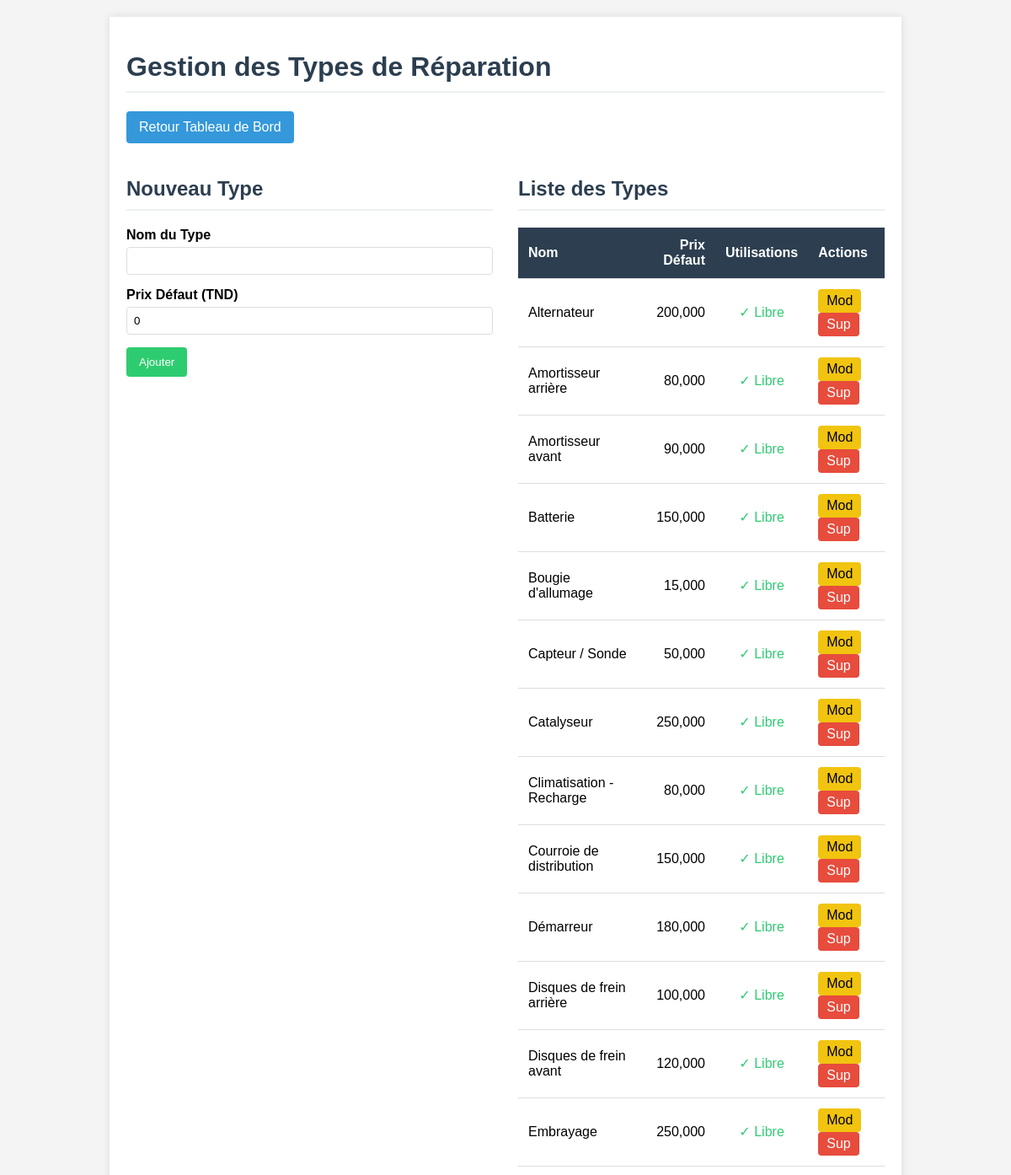
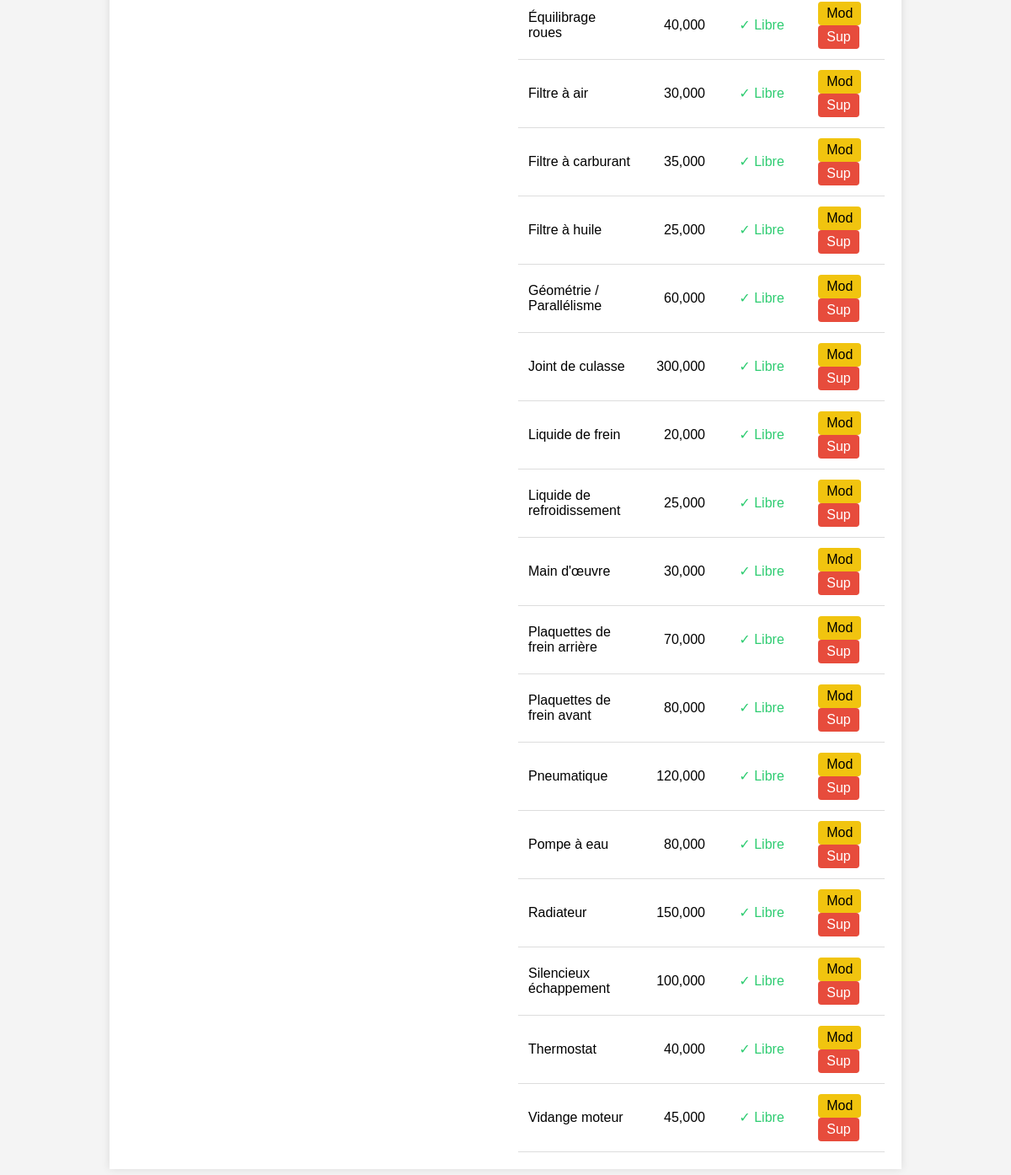
The page /index.php?route=types_create (signed in) on the database its author committed (2 pictures, top to bottom).
### tables this page shows
CREATE TABLE IF NOT EXISTS `repair_types` (
  `id` int(11) NOT NULL AUTO_INCREMENT,
  `name` varchar(100) NOT NULL,
  `default_price` decimal(10,3) DEFAULT 0.000,
  `created_at` timestamp NOT NULL DEFAULT CURRENT_TIMESTAMP,
  PRIMARY KEY (`id`),
  INDEX `idx_name` (`name`)
);

### src/controllers/RepairTypeController.php (called while the page is built, shortened)
<?php
class RepairTypeController {
    private $model;
    public function __construct() {
        $this->model = new RepairType();
    }
    public function create() {
        $types = $this->model->getAll();
        $type = null;
        include 'views/repair_type_form.php';
    }
}

### src/models/Database.php (called while the page is built)
<?php
class Database {
    private static $instance = null;
    private $pdo;
    private function __construct() {
        try {
            $dsn = "mysql:host=" . DB_HOST . ";dbname=" . DB_NAME . ";charset=utf8mb4";
            $this->pdo = new PDO($dsn, DB_USER, DB_PASS);
            $this->pdo->setAttribute(PDO::ATTR_ERRMODE, PDO::ERRMODE_EXCEPTION);
            $this->pdo->setAttribute(PDO::ATTR_DEFAULT_FETCH_MODE, PDO::FETCH_ASSOC);
        } catch (PDOException $e) {
            die("Erreur de connexion : " . $e->getMessage());
        }
    }
    public static function getInstance() {
        if (self::$instance === null) {
            self::$instance = new self();
        }
        return self::$instance;
    }
    public function getConnection() {
        return $this->pdo;
    }
}

### src/models/RepairType.php (called while the page is built, shortened)
<?php
class RepairType {
    private $db;
    public function __construct() {
        $this->db = Database::getInstance()->getConnection();
    }
    public function getAll() {
        $stmt = $this->db->query("SELECT * FROM repair_types ORDER BY name ASC");
        return $stmt->fetchAll();
    }
    public function getUsageCount($id) {
        $stmt = $this->db->prepare("SELECT COUNT(*) as count FROM invoice_lines WHERE repair_type_id = ?");
        $stmt->execute([$id]);
        $result = $stmt->fetch();
        return $result['count'];
    }
}

### src/views/repair_type_form.php (the view, shortened to what this page needs)
<!DOCTYPE html>
<html lang="fr">
<head>
</head>
<body>
    <div class="container">
        <h1>Gestion des Types de Réparation</h1>
        <div class="actions">
            <a href="index.php?route=invoices" class="btn">Retour Tableau de Bord</a>
        </div>
        <div class="form-section">
            <div class="form-panel">
                <h2><?php echo $type ? 'Modifier Type' : 'Nouveau Type'; ?></h2>
                <form method="POST">
                    <div class="form-group">
                        <label>Nom du Type</label>
                        <input type="text" name="name" value="<?php echo $type ? htmlspecialchars($type['name']) : ''; ?>" required>
                    </div>
                    <div class="form-group">
                        <label>Prix Défaut (TND)</label>
                        <input type="number" step="0.001" name="default_price" value="<?php echo $type ? $type['default_price'] : 0; ?>">
                    </div>
                    <button type="submit" class="btn btn-success"><?php echo $type ? 'Modifier' : 'Ajouter'; ?></button>
                </form>
            </div>
            <div class="list-panel">
                <h2>Liste des Types</h2>
                <table>
                    <thead>
                        <tr>
                            <th>Nom</th>
                            <th class="text-right">Prix Défaut</th>
                            <th>Utilisations</th>
                            <th>Actions</th>
                        </tr>
                    </thead>
                    <tbody>
                        <?php if(empty($types)): ?>
                        <tr>
                            <td colspan="4" style="text-align:center;">Aucun type enregistré</td>
                        </tr>
                        <?php else: ?>
                            <?php foreach ($types as $t):
                                $usageCount = $this->model->getUsageCount($t['id']);
                            ?>
                            <tr>
                                <td><?php echo htmlspecialchars($t['name']); ?></td>
                                <td class="text-right"><?php echo number_format($t['default_price'], 3, ',', ' '); ?></td>
                                <td style="text-align: center;">
                                    <?php if($usageCount > 0): ?>
                                        <span style="background: #ffc107; padding: 3px 8px; border-radius: 3px; font-size: 11px;">
                                            🔗 <?php echo $usageCount; ?>
                                        </span>
                                    <?php else: ?>
                                        <span style="color: #2ecc71;">✓ Libre</span>
                                    <?php endif; ?>
                                </td>
                                <td>
                                    <a href="index.php?route=types_edit&id=<?php echo $t['id']; ?>" class="btn btn-warning" style="padding:5px 10px;">Mod</a>
                                    <a href="index.php?route=types_delete&id=<?php echo $t['id']; ?>"
                                       class="btn btn-danger delete-btn"
                                       <?php if($usageCount > 0): ?>
                                           onclick="return confirm('⚠️ Ce type est utilisé dans <?php echo $usageCount; ?> facture(s). Voulez-vous vraiment essayer de le supprimer ?')"
                                       <?php else: ?>
                                           onclick="return confirm('Supprimer ce type de réparation ?')"
                                       <?php endif; ?>
                                    >Sup</a>
                                </td>
                            </tr>
                            <?php endforeach; ?>
                        <?php endif; ?>
                    </tbody>
                </table>
            </div>
        </div>
    </div>
</body>
</html>

### src/views/repair_type_form.php (style rules this page uses)
body { font-family: Arial, sans-serif; margin: 0; padding: 20px; background: #f4f4f4; }
.container { max-width: 900px; margin: 0 auto; background: #fff; padding: 20px; box-shadow: 0 0 10px rgba(0,0,0,0.1); }
h1, h2 { color: #2c3e50; border-bottom: 2px solid #ecf0f1; padding-bottom: 10px; }
.form-group { margin-bottom: 15px; }
label { display: block; margin-bottom: 5px; font-weight: bold; }
input { width: 100%; padding: 8px; box-sizing: border-box; border: 1px solid #ddd; border-radius: 4px; }
.btn { padding: 10px 15px; background: #3498db; color: #fff; border: none; cursor: pointer; text-decoration: none; display: inline-block; border-radius: 4px; }
.btn-danger { background: #e74c3c; }
.btn-warning { background: #f1c40f; color: #000; }
.btn-success { background: #2ecc71; }
table { width: 100%; border-collapse: collapse; margin-top: 20px; }
th, td { padding: 12px; text-align: left; border-bottom: 1px solid #ddd; }
th { background: #2c3e50; color: #fff; }
.text-right { text-align: right; }
.actions { margin-bottom: 20px; }
.form-section { display: flex; gap: 30px; flex-wrap: wrap; }
.form-panel { flex: 1; min-width: 300px; }
.list-panel { flex: 1; min-width: 300px; }
.delete-btn { padding: 5px 10px; }

### rows shown on the page
repair_types: name "Alternateur", default_price "200,000", shows "✓ Libre"
repair_types: name "Amortisseur arrière", default_price "80,000", shows "✓ Libre"
repair_types: name "Amortisseur avant", default_price "90,000", shows "✓ Libre"
repair_types: name "Batterie", default_price "150,000", shows "✓ Libre"
repair_types: name "Bougie d'allumage", default_price "15,000", shows "✓ Libre"
repair_types: name "Capteur / Sonde", default_price "50,000", shows "✓ Libre"
repair_types: name "Catalyseur", default_price "250,000", shows "✓ Libre"
repair_types: name "Climatisation - Recharge", default_price "80,000", shows "✓ Libre"
repair_types: name "Courroie de distribution", default_price "150,000", shows "✓ Libre"
repair_types: name "Démarreur", default_price "180,000", shows "✓ Libre"
repair_types: name "Disques de frein arrière", default_price "100,000", shows "✓ Libre"
repair_types: name "Disques de frein avant", default_price "120,000", shows "✓ Libre"
repair_types: name "Embrayage", default_price "250,000", shows "✓ Libre"
repair_types: name "Équilibrage roues", default_price "40,000", shows "✓ Libre"
repair_types: name "Filtre à air", default_price "30,000", shows "✓ Libre"
repair_types: name "Filtre à carburant", default_price "35,000", shows "✓ Libre"
repair_types: name "Filtre à huile", default_price "25,000", shows "✓ Libre"
repair_types: name "Géométrie / Parallélisme", default_price "60,000", shows "✓ Libre"
repair_types: name "Joint de culasse", default_price "300,000", shows "✓ Libre"
repair_types: name "Liquide de frein", default_price "20,000", shows "✓ Libre"
repair_types: name "Liquide de refroidissement", default_price "25,000", shows "✓ Libre"
repair_types: name "Main d'œuvre", default_price "30,000", shows "✓ Libre"
repair_types: name "Plaquettes de frein arrière", default_price "70,000", shows "✓ Libre"
repair_types: name "Plaquettes de frein avant", default_price "80,000", shows "✓ Libre"
repair_types: name "Pneumatique", default_price "120,000", shows "✓ Libre"
repair_types: name "Pompe à eau", default_price "80,000", shows "✓ Libre"
repair_types: name "Radiateur", default_price "150,000", shows "✓ Libre"
repair_types: name "Silencieux échappement", default_price "100,000", shows "✓ Libre"
repair_types: name "Thermostat", default_price "40,000", shows "✓ Libre"
repair_types: name "Vidange moteur", default_price "45,000", shows "✓ Libre"
